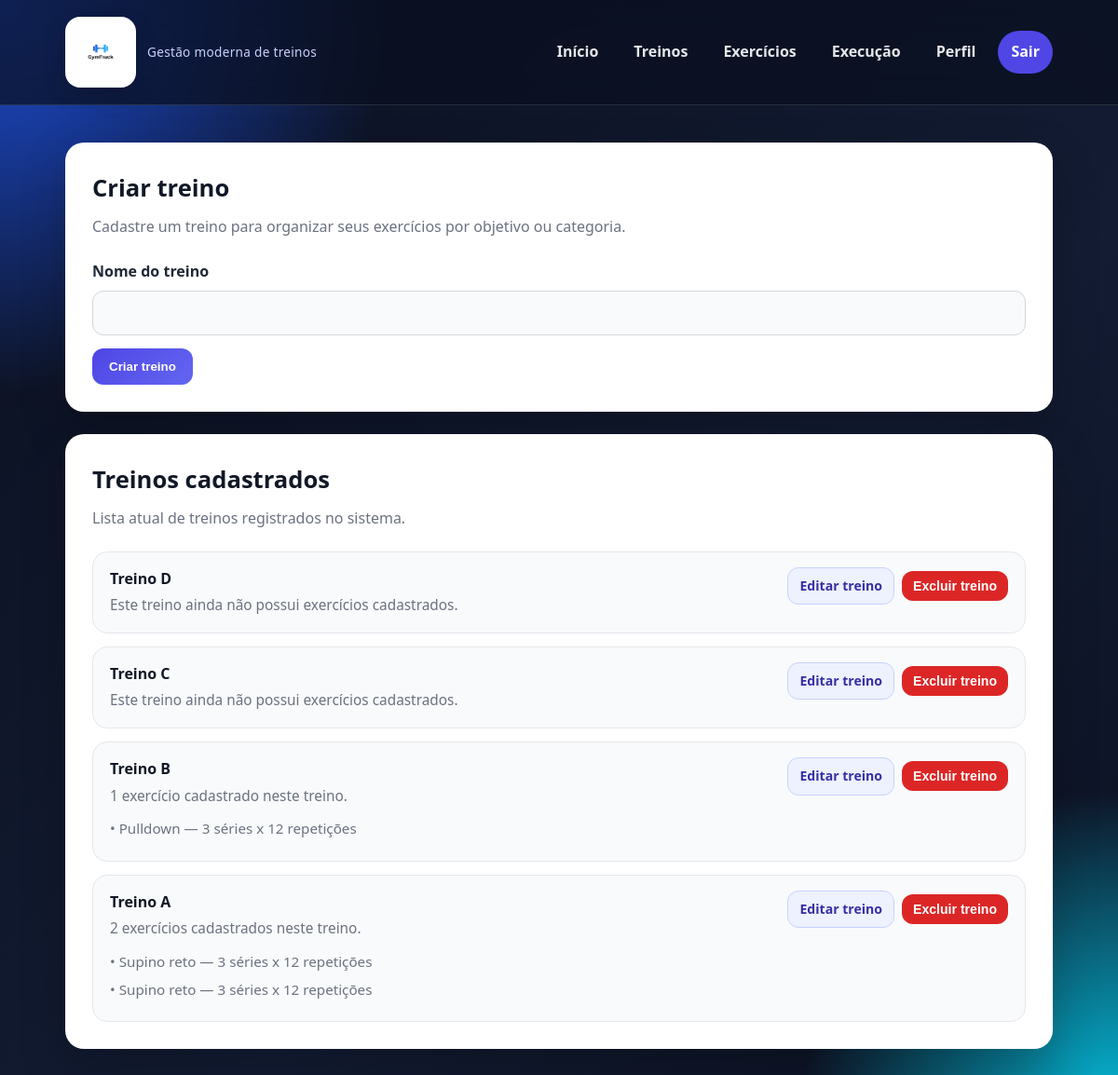
Page /treinos/ (signed in) on the earlier database version.
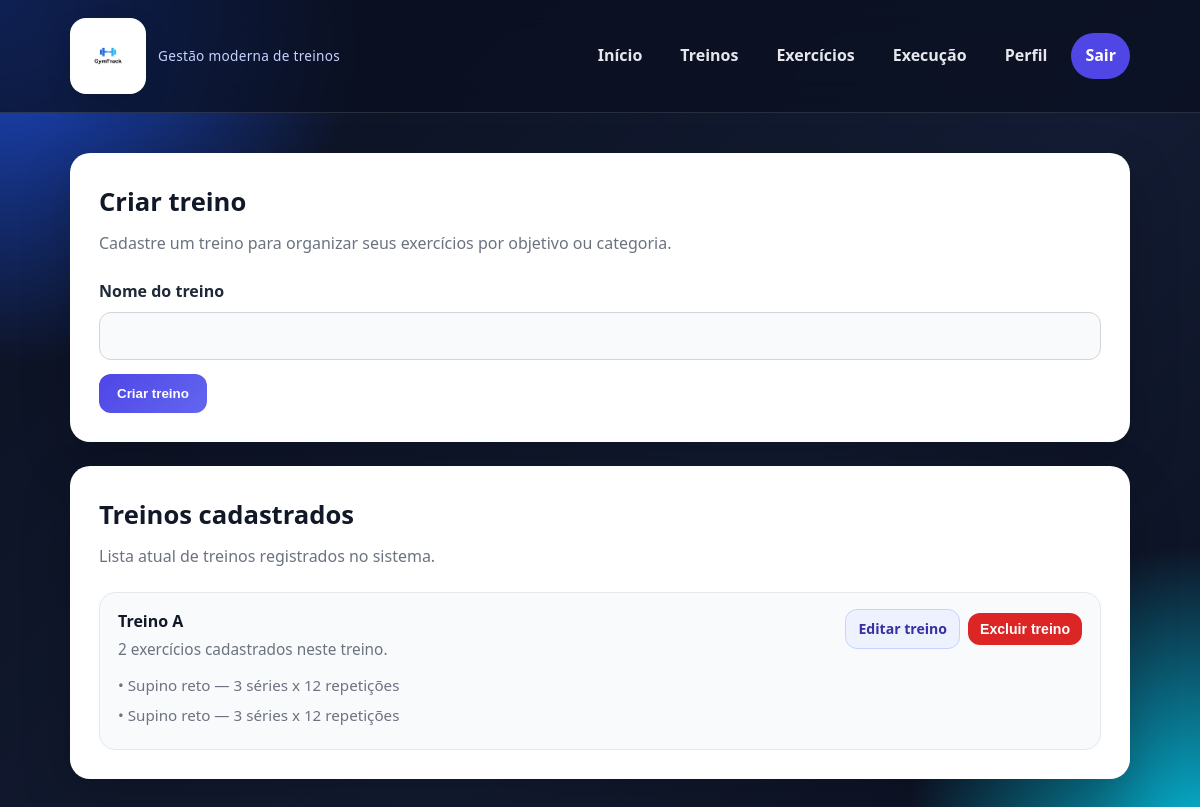
Same page on the later database version.
### core/models.py (models this page shows, shortened)
class Treino(models.Model):
    usuario = models.ForeignKey(User, on_delete=models.CASCADE)
    nome = models.CharField(max_length=100)

class Exercicio(models.Model):
    treino = models.ForeignKey(Treino, on_delete=models.CASCADE, related_name='exercicios')
    exercicio_base = models.ForeignKey(
        ExercicioBase,
        on_delete=models.CASCADE,
        related_name='exercicios_do_sistema',
        null=True,
        blank=True
    )
    nome = models.CharField(max_length=100, blank=True, null=True)
    series = models.PositiveIntegerField()
    repeticoes = models.PositiveIntegerField()

class ExercicioBase(models.Model):
    nome = models.CharField(max_length=100, unique=True)
    grupo_muscular = models.CharField(max_length=50)

### core/views.py (the view)
# urls.py: path('treinos/', views.treinos_view, name='treinos'),
@login_required
def treinos_view(request):
    if request.method == 'POST':
        form = TreinoForm(request.POST)
        if form.is_valid():
            nome_treino = form.cleaned_data['nome'].strip()
            existe = Treino.objects.annotate(
                nome_limpo=Lower(Trim('nome'))
            ).filter(
                usuario=request.user,
                nome_limpo=nome_treino.lower()
            ).exists()
            if existe:
                messages.error(request, 'Você já possui um treino com esse nome.')
            else:
                treino = form.save(commit=False)
                treino.usuario = request.user
                treino.nome = nome_treino
                treino.save()
                messages.success(request, 'Treino criado com sucesso!')
                return redirect('treinos')
    else:
        form = TreinoForm()
    treinos = Treino.objects.filter(
        usuario=request.user
    ).prefetch_related('exercicios__exercicio_base').order_by('-id')
    return render(request, 'core/treinos.html', {
        'form': form,
        'treinos': treinos
    })

### core/forms.py (shortened to what this page needs)
class TreinoForm(forms.ModelForm):
    class Meta:
        model = Treino
        fields = ['nome']
        labels = {
            'nome': 'Nome do treino',
        }

### core/templates/core/treinos.html (shortened to what this page needs)
{% extends 'core/base.html' %}
{% block content %}
<section class="page-grid">
    <div class="content-card">
        <h2 class="section-title">Criar treino</h2>
        <p class="section-subtitle">
            Cadastre um treino para organizar seus exercícios por objetivo ou categoria.
        </p>
        <form method="post">
            <div class="form-grid">
                <div class="form-group full">
                    <label for="{{ form.nome.id_for_label }}">Nome do treino</label>
                    {{ form.nome }}
                </div>
            </div>
            <div class="form-actions">
                <button type="submit" class="btn btn-primary">Criar treino</button>
            </div>
        </form>
    </div>
    <div class="list-card">
        <h3 class="section-title">Treinos cadastrados</h3>
        <p class="section-subtitle">Lista atual de treinos registrados no sistema.</p>
        {% if treinos %}
            <ul class="items-list">
                {% for treino in treinos %}
                    <li class="item">
                        <div>
                            <strong>{{ treino.nome }}</strong>
                            {% if treino.exercicios.count > 0 %}
                                <span>
                                    {{ treino.exercicios.count }} exercício{{ treino.exercicios.count|pluralize }}
                                    cadastrado{{ treino.exercicios.count|pluralize }} neste treino.
                                </span>
                                <div class="exercise-preview-list">
                                    {% for exercicio in treino.exercicios.all %}
                                        <div class="exercise-preview-item">
                                            •
                                            {% if exercicio.exercicio_base %}
                                                {{ exercicio.exercicio_base.nome }}
                                            {% else %}
                                                {{ exercicio.nome }}
                                            {% endif %}
                                            — {{ exercicio.series }} séries x {{ exercicio.repeticoes }} repetições
                                        </div>
                                    {% endfor %}
                                </div>
                            {% else %}
                                <span>Este treino ainda não possui exercícios cadastrados.</span>
                            {% endif %}
                        </div>
                        <div class="treino-actions">
                            <a href="{% url 'editar_treino' treino.id %}" class="btn btn-secondary btn-sm">
                                Editar treino
                            </a>
                            <form method="post"
                                  action="{% url 'excluir_treino' treino.id %}"
                                  onsubmit="return confirm('Tem certeza que deseja excluir este treino? Todos os exercícios vinculados a ele também serão removidos.');">
                                <button type="submit" class="btn btn-danger btn-sm">
                                    Excluir treino
                                </button>
                            </form>
                        </div>
                    </li>
                {% endfor %}
            </ul>
        {% else %}
            <div class="empty-state">
                Nenhum treino cadastrado até o momento.
            </div>
        {% endif %}
    </div>
</section>
{% endblock %}

### core/templates/core/base.html (shortened to what this page needs)
{% load static %}
<!DOCTYPE html>
<html lang="pt-BR">
<head>
    <link rel="stylesheet" href="{% static 'css/style.css' %}">
</head>
<body>
<div class="page-shell">
    <header class="topbar">
        <div class="topbar-inner">
            <a href="{% url 'home' %}" class="brand">
                <div class="brand-logo">
                    <img src="{% static 'images/logo.png' %}" alt="Logo do GymTrack">
                </div>
                <p class="brand-subtitle">Gestão moderna de treinos</p>
            </a>
            {% if user.is_authenticated %}
                <nav class="nav">
                    <a href="{% url 'home' %}">Início</a>
                    <a href="{% url 'treinos' %}">Treinos</a>
                    <a href="{% url 'exercicios' %}">Exercícios</a>
                    <a href="{% url 'execucao' %}">Execução</a>
                    <a href="{% url 'perfil' %}">Perfil</a>
                    <a href="{% url 'logout' %}" class="nav-primary">Sair</a>
                </nav>
            {% else %}
                <nav class="nav">
                    <a href="{% url 'login' %}">Entrar</a>
                    <a href="{% url 'register' %}" class="nav-primary">Cadastrar</a>
                </nav>
            {% endif %}
        </div>
    </header>
    <main class="main-container">
    {% block content %}{% endblock %}
</main>
</div>
</body>
</html>

### static/css/style.css (style rules this page uses)
:root { --bg: #0b1020; --bg-soft: #121a2f; --card: rgba(255, 255, 255, 0.08); --card-solid: #ffffff; --text: #f5f7fb; --text-dark: #111827; --muted: #9aa4b2; --primary: #4f46e5; --primary-hover: #4338ca; --secondary: #06b6d4; --success: #16a34a; --danger: #dc2626; --warning-bg: #fee2e2; --warning-text: #991b1b; --border: rgba(255, 255, 255, 0.12); --shadow: 0 20px 50px rgba(0, 0, 0, 0.22); --radius: 20px; --radius-sm: 12px; --container: 1100px; }
* { margin: 0; padding: 0; box-sizing: border-box; }
html { scroll-behavior: smooth; }
body { font-family: "Segoe UI", Arial, sans-serif; background: radial-gradient(circle at top left, #1d4ed8 0%, transparent 25%), radial-gradient(circle at bottom right, #06b6d4 0%, transparent 20%), linear-gradient(135deg, #0b1020, #131c33 60%, #0b1020); color: var(--text); min-height: 100vh; line-height: 1.6; }
a { text-decoration: none; color: inherit; }
img { max-width: 100%; display: block; }
.page-shell { min-height: 100vh; display: flex; flex-direction: column; }
.topbar { position: sticky; top: 0; z-index: 50; backdrop-filter: blur(16px); background: rgba(11, 16, 32, 0.72); border-bottom: 1px solid var(--border); }
.topbar-inner { max-width: var(--container); margin: 0 auto; padding: 18px 20px; display: flex; align-items: center; justify-content: space-between; gap: 20px; }
.brand { display: flex; align-items: center; gap: 14px; min-width: 0; }
.brand-logo { width: 76px; height: 76px; background: white; border-radius: 16px; padding: 8px; display: flex; align-items: center; justify-content: center; box-shadow: 0 10px 25px rgba(0, 0, 0, 0.15); overflow: hidden; flex-shrink: 0; }
.brand-logo img { width: 100%; height: 100%; object-fit: contain; display: block; }
.nav { display: flex; flex-wrap: wrap; gap: 10px; align-items: center; justify-content: flex-end; }
.nav a { padding: 10px 14px; border-radius: 999px; color: #e5e7eb; font-weight: 600; transition: 0.25s ease; white-space: nowrap; }
.nav a.nav-primary { background: var(--primary); color: white; }
.main-container { width: 100%; max-width: var(--container); margin: 0 auto; padding: 40px 20px 60px; flex: 1; }
.hero-panel, .content-card, .sidebar-card, .auth-card, .list-card, .info-card { border: 1px solid var(--border); border-radius: var(--radius); box-shadow: var(--shadow); }
.btn { border: none; cursor: pointer; padding: 12px 18px; border-radius: 12px; font-weight: 700; transition: 0.25s ease; display: inline-flex; align-items: center; justify-content: center; gap: 8px; text-align: center; }
.btn-primary { background: linear-gradient(135deg, var(--primary), #6366f1); color: white; }
.btn-secondary { background: #eef2ff; color: #3730a3; border: 1px solid #c7d2fe; }
.btn-danger { background: #dc2626; color: white; }
.page-grid { display: grid; grid-template-columns: 1fr; gap: 24px; }
.content-card, .list-card, .info-card { background: var(--card-solid); color: var(--text-dark); padding: 28px; }
.section-title { font-size: 1.6rem; margin-bottom: 8px; color: var(--text-dark); }
.section-subtitle { color: #6b7280; margin-bottom: 22px; }
.form-grid { display: grid; grid-template-columns: 1fr 1fr; gap: 18px; }
.form-group { display: flex; flex-direction: column; gap: 8px; }
.form-group.full { grid-column: 1 / -1; }
.form-group label { font-weight: 700; color: #1f2937; }
.form-group input, .form-group select, .form-group textarea { width: 100%; min-width: 0; padding: 14px 14px; border-radius: 12px; border: 1px solid #d1d5db; background: #f9fafb; font-size: 1rem; transition: 0.2s ease; outline: none; }
.form-actions { margin-top: 14px; display: flex; gap: 12px; flex-wrap: wrap; }
.items-list { list-style: none; display: grid; gap: 14px; margin-top: 18px; }
.item { background: #f9fafb; border: 1px solid #e5e7eb; border-radius: 16px; padding: 16px 18px; display: flex; align-items: flex-start; justify-content: space-between; gap: 16px; }
.item strong { color: #111827; display: block; margin-bottom: 3px; }
.item span { color: #6b7280; font-size: 0.96rem; }
.exercise-preview-list { margin-top: 10px; }
.exercise-preview-item { margin-bottom: 6px; color: #6b7280; font-size: 0.95rem; }
.btn-sm { padding: 8px 12px; font-size: 0.88rem; }
.treino-actions { display: flex; gap: 8px; flex-wrap: wrap; align-items: center; }
.brand { display: flex; align-items: center; gap: 12px; }
.brand-subtitle { font-size: 0.85rem; color: #c7d2fe; font-weight: 500; letter-spacing: 0.3px; }

Differences in the rows shown:
removed Treino: nome "Treino D", shows "Este treino ainda não possui exercícios cadastrados."
removed Treino: nome "Treino C", shows "Este treino ainda não possui exercícios cadastrados."
removed Treino: nome "Treino B", exercicios.count "1"
removed Exercicio: exercicio_base.nome "Pulldown", series "3", repeticoes "12", shown under "Treino B"
